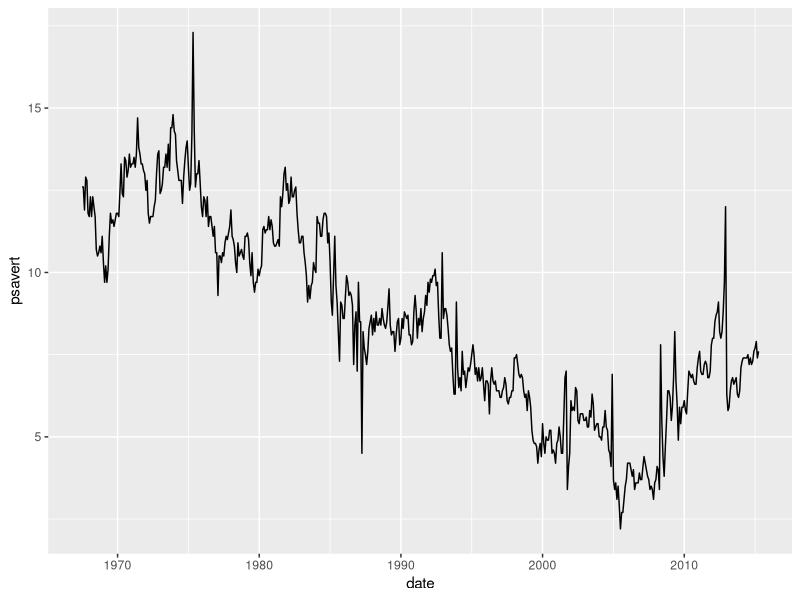

Here is the R script that generated this plot:
library(ggplot2)
library(dplyr)

ecomomics <- data.frame(ggplot2::economics)
ecomomics_n <- ecomomics

ggplot(data = ecomomics_n, aes(x = date, y = psavert))+geom_line()
